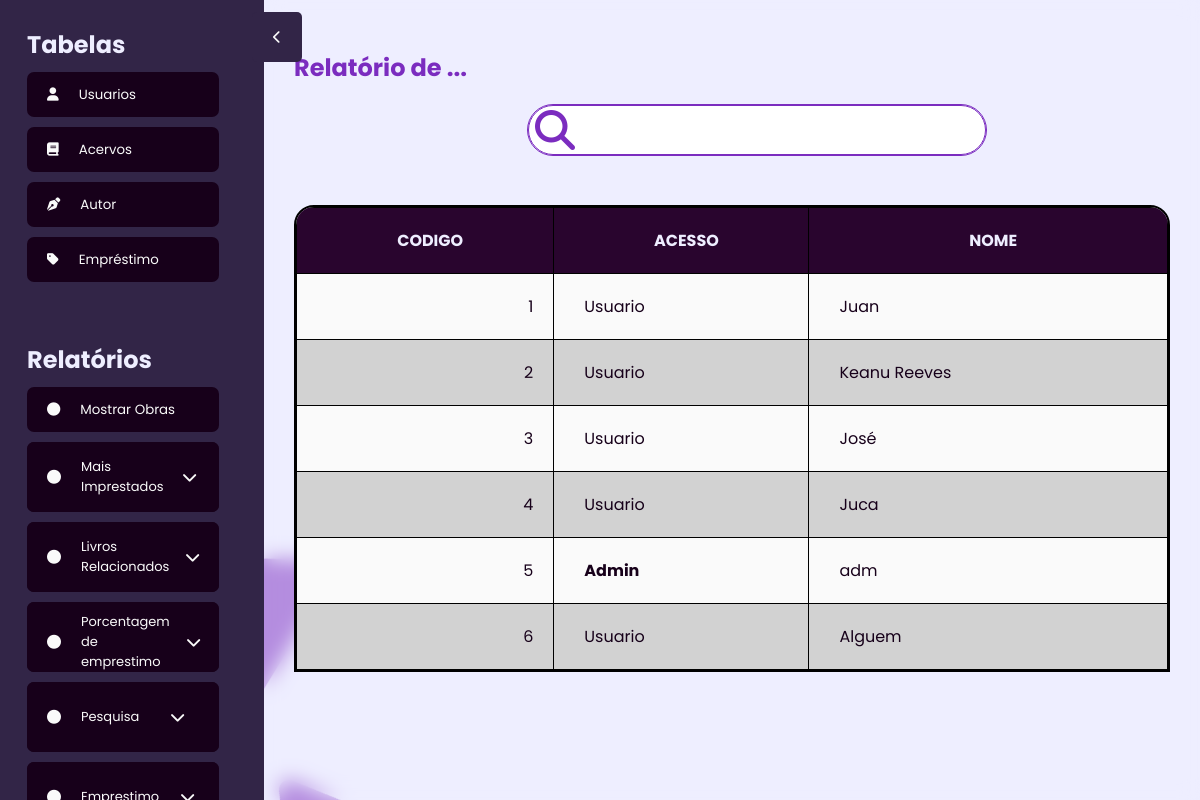
Screenshot of /Adm/PHP/Relatorios.php with the database file from the repository.
### tables this page shows
CREATE TABLE `usuario` (
  `codigo` int(11) NOT NULL,
  `acesso` enum('0','1') NOT NULL DEFAULT '0',
  `nome` text NOT NULL,
  `senha` text NOT NULL
);

### Adm/PHP/Relatorios.php (the view, shortened to what this page needs)
<!DOCTYPE html>
<html lang="en">
<head>
    <link rel="stylesheet" href="../CSS/Relatorios.css">
</head>
<body>
    <main>
        <div class="side-bar">
            <button class="openButton"><i class="fa-solid fa-chevron-right"></i></button>
            <div class="tables">
                <h2> Tabelas </h2>
                <div class="tables-buttons">
                    <button class="toogle-button tables toogleOn" data-tipo="usuario"> <i class="fa-solid fa-user"></i> Usuarios </button>
                    <button class="toogle-button tables off" data-tipo="acervo"> <i class="fa-solid fa-book"></i> Acervos </button>
                    <button class="toogle-button tables off" data-tipo="autor"> <i class="fa-solid fa-pen-nib"></i> Autor </button>
                    <button class="toogle-button tables off" data-tipo="emprestimo"> <i class="fa-solid fa-tag"></i> Empréstimo </button>
                </div>
            </div>
            <div class="reports">
                <h2> Relatórios </h2>
                <button class="toogle-button relatorio off" value="1" data-tipo="1">
                    <i class="fa-solid fa-circle"></i>
                    Mostrar Obras
                </button>
                <button class="search relatorio off" value="1">
                    <div class="search-header">
                        <span> <i class="fa-solid fa-circle"></i> Mais Imprestados</span>
                        <i class="fa-solid fa-chevron-right"></i>
                    </div>
                    <form id="form-radios" class="form-relatorio">
                        <label for="">
                            <span>Somente Imprestados</span>
                        </label>
                    </form>
                </button>
                <button class="search relatorio">
                    <div class="search-header">
                        <span> <i class="fa-solid fa-circle"></i> Livros Relacionados</span>
                        <i class="fa-solid fa-chevron-right"></i>
                    </div>
                </button>
                <button class="search relatorio">
                    <div class="search-header">
                        <span> <i class="fa-solid fa-circle"></i>Porcentagem de emprestimo</span>
                        <i class="fa-solid fa-chevron-right"></i>
                    </div>
                </button>
                <button class="search relatorio">
                    <div class="search-header">
                        <span> <i class="fa-solid fa-circle"></i> Pesquisa</span>
                        <i class="fa-solid fa-chevron-right"></i>
                    </div>
                </button>
                <div class="search relatorio" id="Emprestimo">
                    <div class="search-header">
                        <span> <i class="fa-solid fa-circle"></i> Emprestimo</span>
                        <i class="fa-solid fa-chevron-right"></i>
                    </div>
                </div>
            </div>
        </div>
        <div class="content">
            <div class="content-bar">
                <h2>Relatório de ...</h2>
                <div class="filters">
                    <form action="" onsubmit="" >
                        <input type="search">
                    </form>
                    <i class="fa-solid fa-magnifying-glass"></i>
                </div>
                <div class="content-itens">
                    <?php
                        $cSQL = "SELECT codigo, acesso, nome FROM usuario;";
                        global $oCon;
                        $oRes = $oCon->query($cSQL, PDO::FETCH_ASSOC)->fetchAll();
                        echo '<table>
                                <thead>
                                    <tr>';
                        $Campos = array_keys($oRes[0]);
                        foreach($Campos as $indice){
                            echo '<th>'. strtoupper($indice) .'</th>';
                        }
                        echo        '</tr>
                                </thead>
                                <tbody>';
                        foreach($oRes as $oReg){
                            echo '<tr>';
                            foreach($oReg as $indice => $nCampo){
                                if($indice == 'acesso')
                                {
                                    if($nCampo == 0)
                                        echo '<td> Usuario </td>';
                                    else
                                        echo '<td> <strong>Admin</strong> </td>';
                                }else
                                    echo '<td> '. $nCampo .' </td>';
                            }
                            echo '</tr>';
                        }
                        echo    '</tbody>
                            </table>';
                    ?>
                </div>
        </div>
    </main>
</body>
</html>

### Adm/CSS/Relatorios.css (style rules this page uses)
:root { --roxo: #7b2cbf; --white: #fafafa; --azul: #eeeeff; }
* { margin: 0; padding: 0; box-sizing: border-box; font-family: Poppins; }
body { width: 100vw; height: 100vh; background: url('../IMG/FundoBranco.png'); overflow: hidden; }
main { display: flex; width: 100%; height: 100%; flex-direction: row; justify-content: stretch; }
.side-bar { background-color: #322547; padding: 12px 30px 10px 12px; color: var(--azul); display: flex; gap: 30px; flex-direction: column; justify-content: stretch; width: 22%; transition: all 0.6s ease-out; min-height: 100vh; overflow-y: auto; }
.content { align-self: stretch; flex-grow: auto; display: flex; padding: 30px; flex-direction: column; background-color: #eeeeff80; backdrop-filter: blur(10px); flex-grow: 1; transition: all 0.6s ease-out; }
.side-bar .tables, .reports { width: 100%; display: inherit; flex-direction: column; gap: 10px; border-radius: 6px; padding: 15px; transition: all 0.6s ease-out; }
.tables .tables-buttons { display: inherit; flex-direction: column; gap: 10px; width: 100%; justify-content: stretch; }
.tables-buttons button.toogle-button, .reports button.toogle-button, .search { overflow: hidden; display: inherit; border-radius: 7px; border: none; background-color: #17001a; height: 45px; text-align: left; padding: 0px 0px 0px 20px; color: var(--white); gap: 20px; flex-direction: row; align-items: center; flex-grow: 1.05; transition: all 0.3s ease-out; user-select: none; }
.search { padding: 0px; height:70px; display: inherit; flex-direction: column; overflow-y: hidden; gap: 0px; }
.content-bar { display: inherit; padding-top: 20px; flex-direction: column; align-items: stretch; gap: 20px; flex-grow: 1; }
button.toogleOn { color: var(--roxo); background-color: var(--azul); flex-grow: 1.5; flex-shrink: 10; transition: all 0.3s ease-out; }
.filters { align-self: center; gap: 10px; display: flex; align-items: center; justify-content: center; flex-direction: row-reverse; }
form { height: 100%; width: 100%; display: inherit; align-items: center; justify-content: stretch; }
.search form { padding: 20px 20px 30px 20px; width: 100%; background-color: #310a42; }
form input { border: 1px solid var(--roxo); border-radius: 50px; width: 100%; height: 50px; padding: 10px 10px 10px 60px; outline: 1px solid var(--roxo); font-size: 20px; }
.filters i { color: var(--roxo); font-size: 40px; position: relative; right: -57px; }
.content-itens { background-color: #f5f5fd; width: 100%; border-radius: 20px 20px 0px 0px; margin: 30px 0px 0px 0px; overflow: hidden; border: 2px solid black; }
.content-itens table { width: 100%; border-collapse: collapse; user-select: none; }
tr,th, td { border: 1px solid black; text-align: left; padding: 20px 20px 20px 30px; }
th { background-color: #29052e; color: var(--azul); text-align: center; }
tr td:first-child { text-align: right; }
table tbody tr:nth-of-type(odd) { background-color: #fafafa; color: #17001a; }
table tbody tr:nth-of-type(even) { color: #17001a; background-color: #d2d2d2; }
td:nth-child(2) { text-align: left; }
button.openButton { width: 50px; height: 50px; border: none; background-color: #322547; color: var(--white); position: absolute; transform: translate(20vw); z-index: 1; border-radius: 5px; transition: all 0.5s ease-out; }
button.openButton i { transform: rotate(180deg); transition: all 0.3s ease-out; }
button.search .search-header, div.search .search-header { display: inherit; flex-direction: row; align-items: center; width: 100%; font-size: 15px; gap:18px; padding: 10px 0px; background-color: #17001a; justify-content: space-between; z-index: 1; }
.search-header span { font-size: 13px; display: flex; gap: 20px; height: 100%; align-items: center; }
.search-header i.fa-chevron-right { width: 50px; height: 50px; justify-self: flex-end; text-align: center; display: inherit; justify-content: center; align-items: center; margin-right: 20px; transform: rotate(90deg); border-radius: 7px; transition: all 0.3s ease-out; }
.search-header i.fa-circle { padding-left: 20px; font-size: 14px; }
#form-radios { overflow-y: auto; display: flex; flex-direction: column; gap: 10px; align-items: flex-start; justify-content: center; }
#form-radios label { display: inherit; flex-direction: row-reverse; align-items: center; width: 80%; gap: 22px; justify-content: flex-end; font-size: 15px; padding: 0px 0px 0px 20px; }

### rows the page displays
usuario: codigo "1", acesso "Usuario", nome "Juan"
usuario: codigo "2", acesso "Usuario", nome "Keanu Reeves"
usuario: codigo "3", acesso "Usuario", nome "José"
usuario: codigo "4", acesso "Usuario", nome "Juca"
usuario: codigo "5", acesso "Admin", nome "adm"
usuario: codigo "6", acesso "Usuario", nome "Alguem"

### other values shown
$indice "CODIGO"
$indice "ACESSO"
$indice "NOME"
